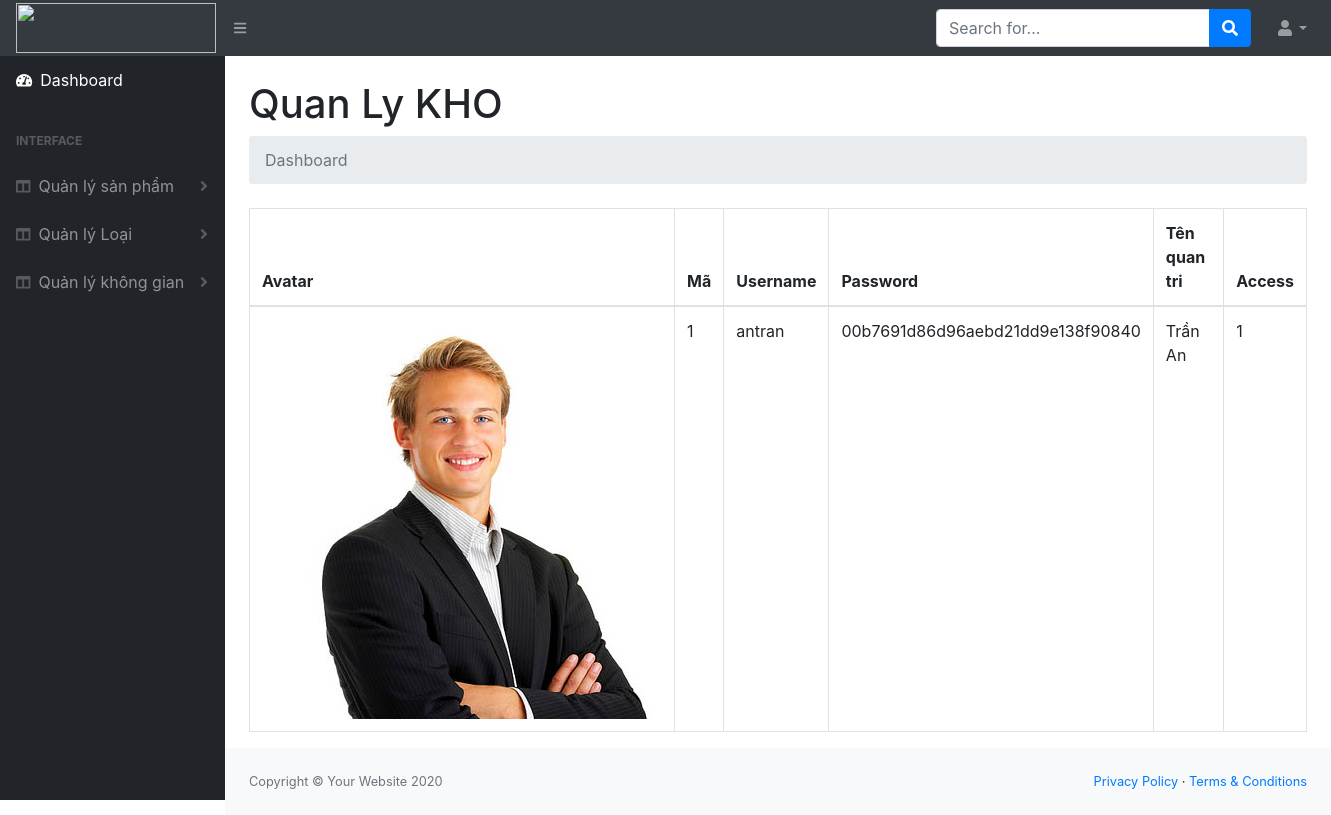
The app's page /admin/dist/quanlykho.php, older data.
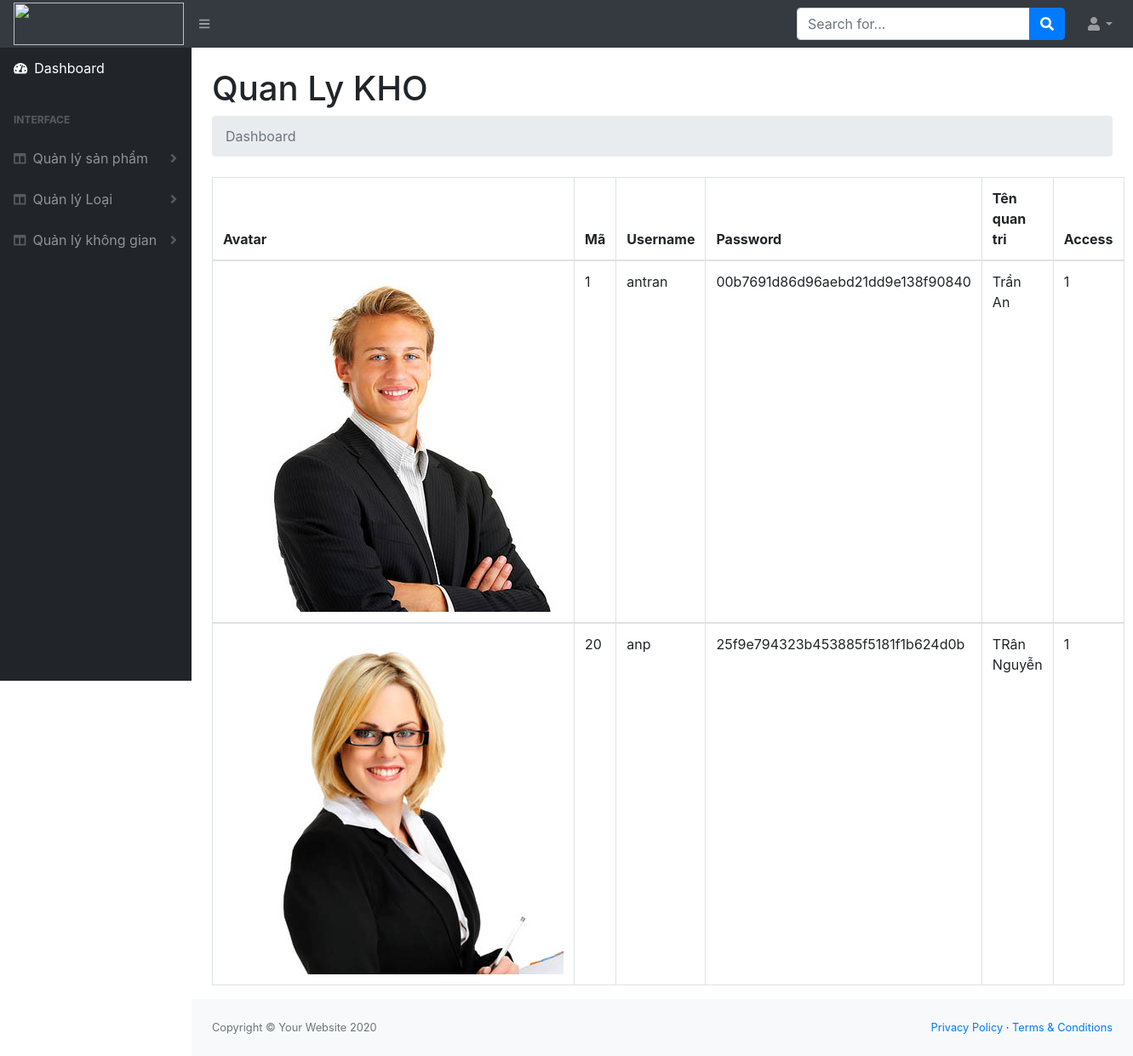
The same page, newer data.
### tables this page shows
CREATE TABLE `quantri` (
  `maquantri` int(11) NOT NULL,
  `Username` varchar(20) NOT NULL COMMENT 'tên đăng nhập',
  `Passwords` varchar(40) NOT NULL COMMENT 'mật khẩu',
  `tenquantri` varchar(50) NOT NULL,
  `hinh` varchar(50) NOT NULL,
  `quyen` varchar(50) NOT NULL COMMENT '(1) Qly_Kho; \r\n(2)Qly_donhang \r\n(3) Qly_tintuc'
);

### admin/dist/quanlykho.php (the view, shortened to what the changed rows need)
<!DOCTYPE html>
<html lang="en">
    <head>
        <link href="css/styles.css" rel="stylesheet" />
        <link href="https://cdn.datatables.net/1.10.20/css/dataTables.bootstrap4.min.css" rel="stylesheet" />
    </head>
    <?php
        include '../../config/config.php';
    ?>
    <body class="sb-nav-fixed">
        <div id="layoutSidenav">
            <div id="layoutSidenav_content">
                <main>
                    <div class="container-fluid">
                        <h1 class="mt-4">Quan Ly KHO</h1>
                        <table class="table table-bordered" width="100%" cellspacing="0">
                            <thead>
                                <tr>
                                    <th>Avatar</th>
                                    <th>Mã </th>
                                    <th>Username</th>
                                    <th>Password</th>
                                    <th>Tên quan tri</th>
                                    <th>Access</th>
                                </tr>
                            </thead>
                            <?php
                                $sql="SELECT * FROM quantri where quantri.quyen='1' ";
                                $stm=$obj->query($sql);
                                $data=$stm->fetchALL();
                                foreach($data as $k => $v)
                                {
                            ?>
                            <tbody>
                                <tr>
                                    <td><img src="assets/images/<?php echo $v['hinh']?>" alt=""></td>
                                    <td><?php echo $v['maquantri']?></td>
                                    <td><?php echo $v['Username']?></td>
                                    <td><?php echo md5($v['Passwords'])?></td>
                                    <td><?php echo $v['tenquantri']?></td>
                                    <td><?php echo $v['quyen']?></td>
                                </tr>
                            </tbody>
                            <?php
                                }
                                ?>
                        </table>
                    </div>
                </main>
            </div>
        </div>
    </body>
</html>

Row changes from the older to the newer data that the page shows:
added quantri: hinh (picture), maquantri "20", Username "anp", Passwords "25f9e794323b453885f5181f1b624d0b", tenquantri "TRân Nguyễn", quyen "1"
